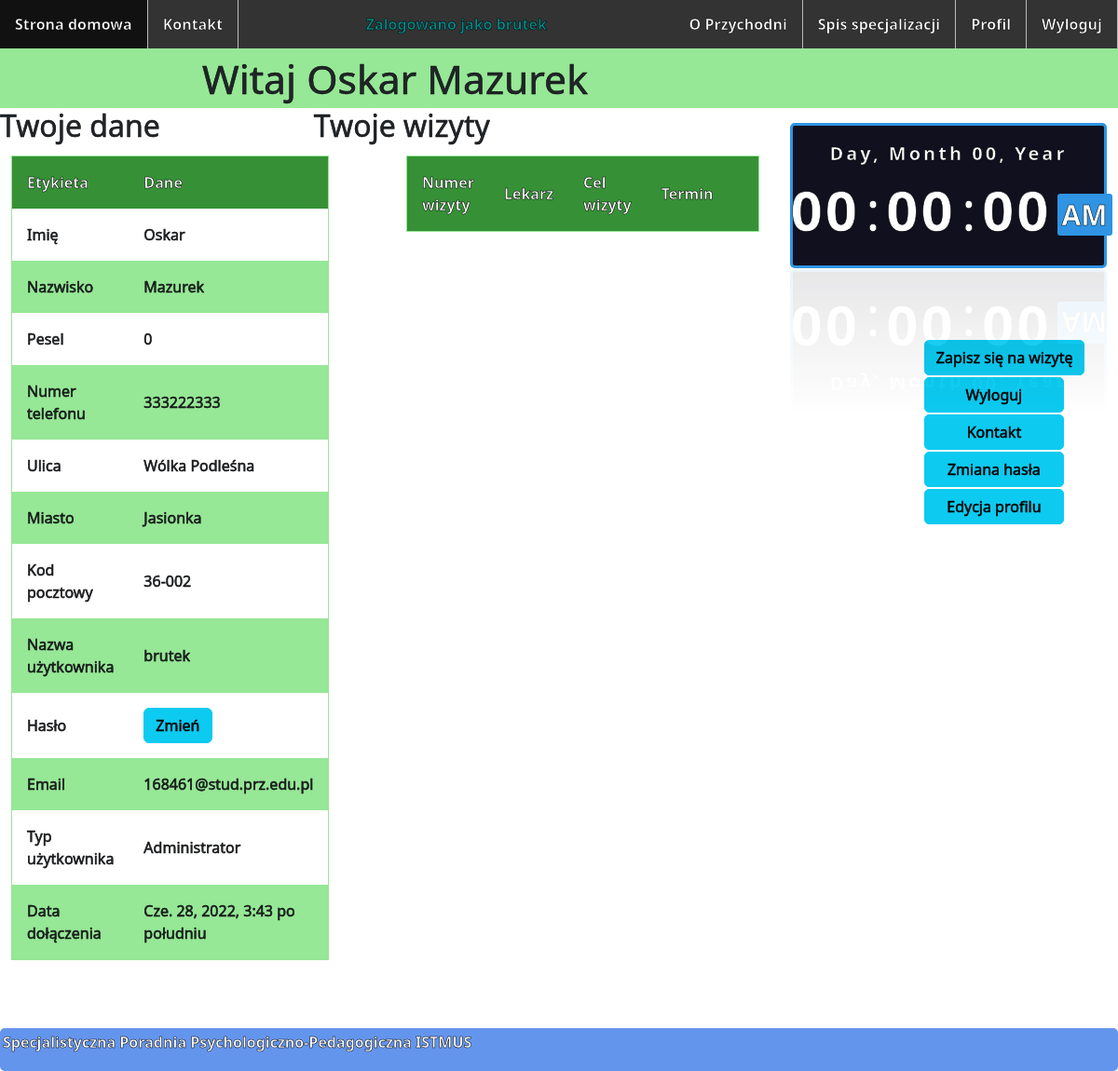
Before: /profil/ (signed in) with the older database file.
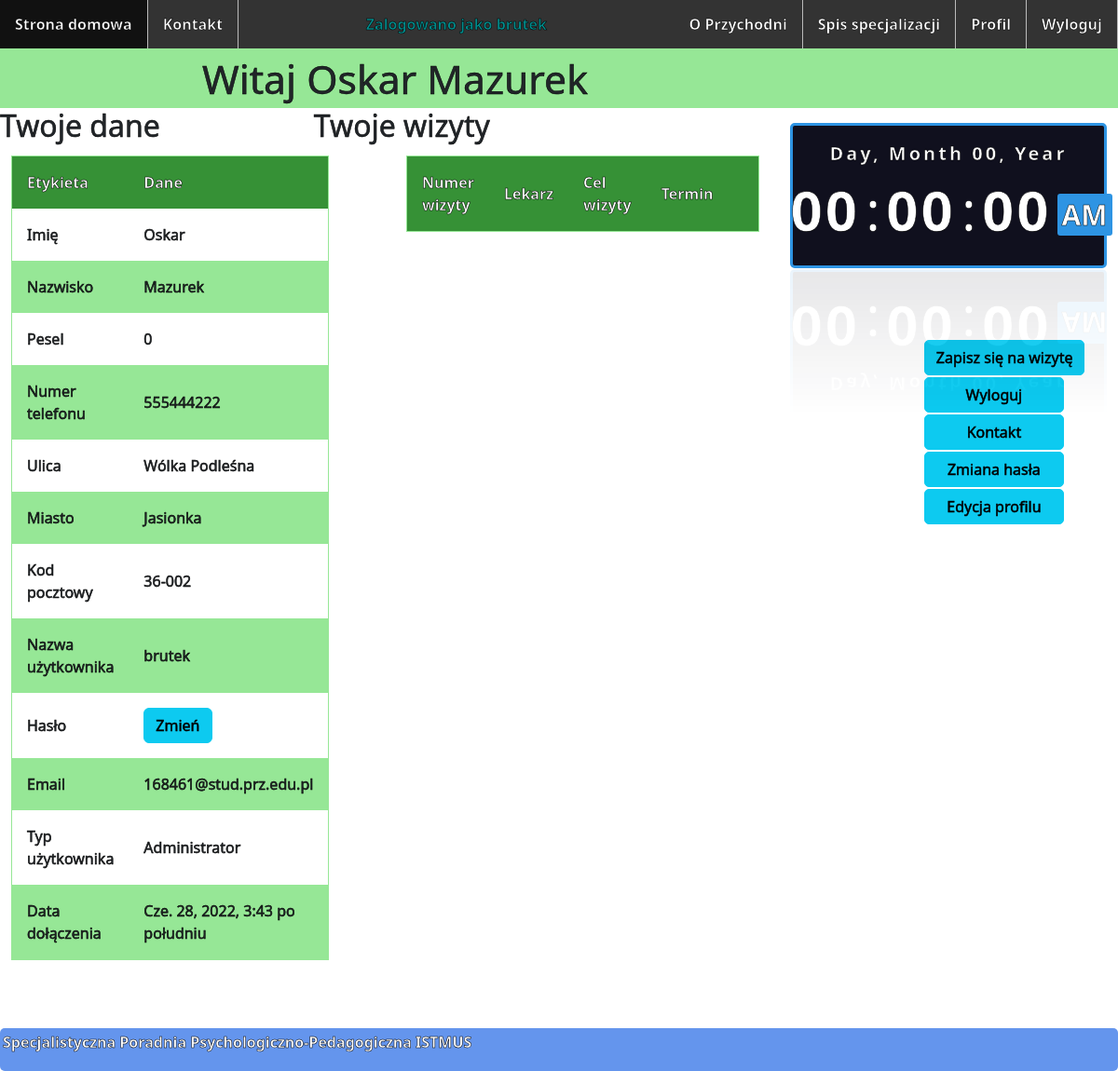
After: the same page with the newer database file.
### Przychodnia/models.py (models this page shows, shortened)
class Customer(models.Model):
    user = models.OneToOneField(User, null=True, blank=True, on_delete=models.CASCADE)
    USER_TYPES = (('ADM', 'Administrator'), ('DOC', 'Lekarz'), ('PAT', 'Pacjent'))
    userType = models.CharField(max_length=3, choices=USER_TYPES, default='PAT')
    pesel = models.IntegerField(unique=True)
    name = models.CharField(max_length=20)
    surname = models.CharField(max_length=40)
    telephoneNumber = models.IntegerField(blank=True)
    street = models.CharField(max_length=40)
    city = models.CharField(max_length=40)
    zipCode = models.CharField(max_length=6)
    def displayUserType(self):
        if (self.userType == 'ADM'):
            return "Administrator"
        if (self.userType == 'DOC'):
            return "Lekarz"
        if (self.userType == 'PAT'):
            return "Pacjent"

### Przychodnia/views.py (the view)
# urls.py: path('profil/', views.profile, name='profile'),
@login_required
def profile(request):
    user = get_object_or_404(User, pk=request.user.id)
    customer = get_object_or_404(Customer, user=user)
    today = date.today()
    visits = Visit.objects.filter(patient=customer, term__date__gte=today).order_by('term__date')
    return render(request, 'profile.html', {'user': user, 'customer': customer, 'visits': visits})

### templates/profile.html (shortened to what this page needs)
{% extends 'base.html' %}
{% load bootstrap %}
{% block content %}
    <div id="header">Witaj {{ customer.name }} {{ customer.surname }}</div>
    <div style=" display: flex;
    justify-content: space-between;">
        <h2>Twoje dane</h2>
        <h2 style="margin-right:38%">Twoje wizyty</h2>
    </div>
    <aside style="float: right; margin-right: -340px; margin-top: 186px">
        <a style="text-decoration: none;" id="a" href="{% url 'doctorsList' %}">
            <button class="btn btn-info" style="margin-left: 40%; margin-top: 5%; border-radius: 5px"
                    onclick="zapisNaWizyte()">
                Zapisz się na wizytę
            </button>
        </a>
        <a id="a" href="{% url 'logout' %}">
            <button class="btn btn-info" style="margin-left: 40%; width: 150.15px;  border-radius: 5px; margin-top: 2px"
                    onclick="logout()">Wyloguj
            </button>
        </a>
        <div style="margin-left: 40%;"><a id="a" href="{% url 'contact' %}">
            <button class="btn btn-info" style=" width: 150.15px;  border-radius: 5px; margin-top: 2px" type="button">
                Kontakt
            </button>
        </a></div>
        <div style="margin-left: 40%;"><a href="{% url 'changePassword' %}">
            <button class="btn btn-info" style=" width: 150.15px;  border-radius: 5px; margin-top: 2px" type="button">
                Zmiana hasła
            </button>
        </a></div>
        <div style="margin-left: 40%;"><a href="{% url 'editProfile' %}">
            <button class="btn btn-info" style=" width: 150.15px;  border-radius: 5px; margin-top: 2px" type="button">
                Edycja profilu
            </button>
        </a></div>
    </aside>
    <div class="row" style="margin-bottom: 10px">
        <div class="column">
            <table>
                <tr>
                    <th>Etykieta</th>
                    <th>Dane</th>
                </tr>
                <tr>
                    <td>Imię</td>
                    <td>{{ customer.name }}</td>
                </tr>
                <tr>
                    <td>Nazwisko</td>
                    <td>{{ customer.surname }}</td>
                </tr>
                <tr>
                    <td>Pesel</td>
                    <td>{{ customer.pesel }}</td>
                </tr>
                <tr>
                    <td>Numer telefonu</td>
                    <td>{{ customer.telephoneNumber }}</td>
                </tr>
                <tr>
                    <td>Ulica</td>
                    <td>{{ customer.street }}</td>
                </tr>
                <tr>
                    <td>Miasto</td>
                    <td>{{ customer.city }}</td>
                </tr>
                <tr>
                    <td>Kod pocztowy</td>
                    <td>{{ customer.zipCode }}</td>
                </tr>
                <tr>
                    <td>Nazwa użytkownika</td>
                    <td>{{ user.username }}</td>
                </tr>
                <tr>
                    <td>Hasło</td>
                    <td><a class="btn btn-info" href="{% url 'changePassword' %}">Zmień</a>
                    </td>
                </tr>
                <tr>
                    <td>Email</td>
                    <td>{{ user.email }}</td>
                </tr>
                <tr>
                    <td>Typ użytkownika</td>
                    <td>{{ customer.displayUserType }}</td>
                </tr>
                <tr>
                    <td>Data dołączenia</td>
                    <td>{{ user.date_joined }}</td>
                </tr>
            </table>
        </div>
        <div class="column" style="margin-bottom: 10vh">
            <table>
                <tr>
                    <th>Numer wizyty</th>
                    <th>Lekarz</th>
                    <th>Cel wizyty</th>
                    <th>Termin</th>
                    <th></th>
                </tr>
            </table>
        </div>
    </div>
    <br>
{% endblock content %}

Changed rows visible on the page:
changed Customer "Oskar": telephoneNumber "333222333" → "555444222"
